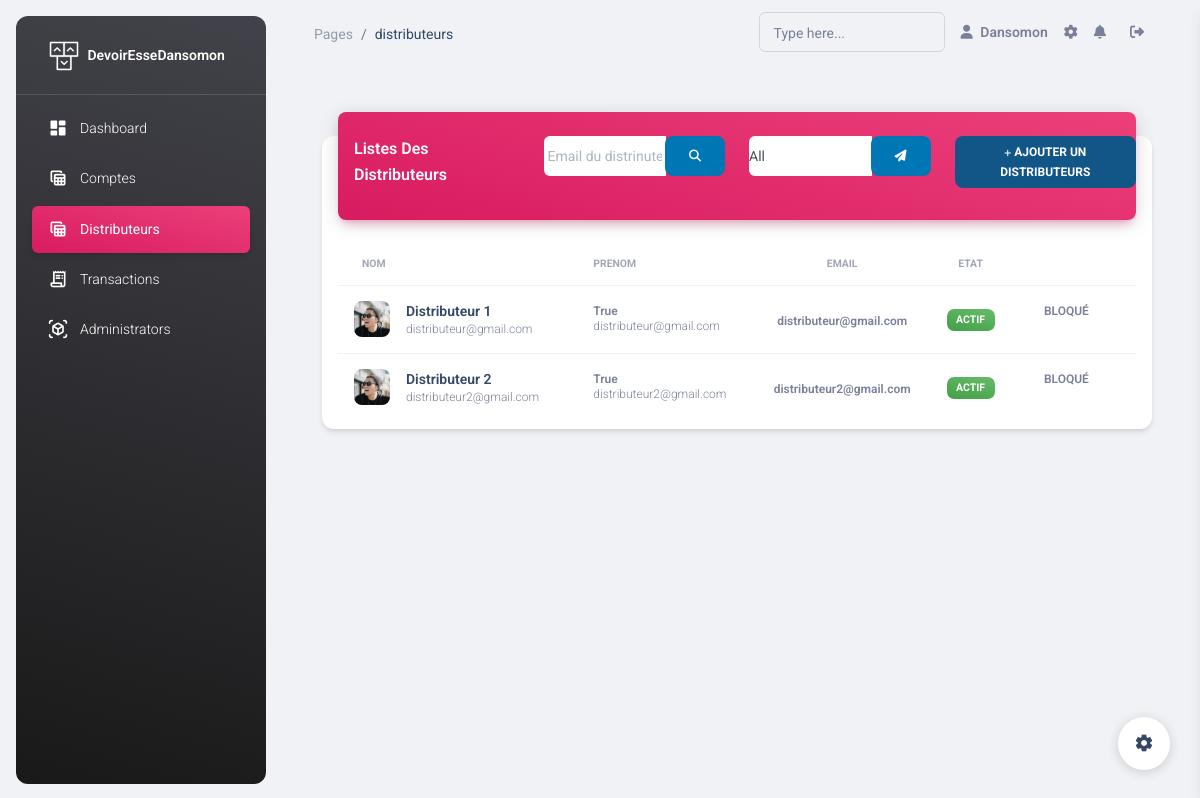
The app's page /dashboard/distributeurs (signed in) with its own data.
### models/distributeur.py (models this page shows, shortened)
class Distributeur(db.Model):
    __tablename__ = 'distributeur'
    id = db.Column(db.Integer, primary_key=True)
    nom = db.Column(db.String(80), nullable=False)
    prenom = db.Column(db.String(80), nullable=False)
    email = db.Column(db.String(120), unique=True)
    password = db.Column(db.String(255), nullable=False)
    etat = db.Column(db.Boolean, default=True)
    role = db.Column(db.String(20), nullable=False, default='distributeur')

### routes/admin_routes.py (the view)
@app.route("/dashboard/distributeurs", methods=["GET", "POST"])
def distributeurs():
    return admin_controller.distributeurs(request)

### templates/admin/distributeurs.html (shortened to what this page needs)
{% extends 'includes/layout.html' %}
{% block content %}
    <div class="container-fluid py-4">
        <div class="row">
            <div class="col-12">
                <div class="card my-4">
                    <div class="card-header p-0 position-relative mt-n4 mx-3 z-index-2">
                        <div class="bg-gradient-primary shadow-primary border-radius-lg pt-4 pb-3">
                            <div class="row">
                                <div class="col-lg-3">
                                    <h6 class="text-white text-capitalize ps-3">Listes des distributeurs</h6>
                                </div>
                                <div class="col-lg-3">
                                    <form method="post" action="{{ url_for('distributeurs') }}">
                                        <div class="input-group btn-instagram">
                                            <input type="email" name="email" class="form-control px-1"
                                                   placeholder="Email du distrinuteur"
                                                   style="background-color: white; height: 40px">
                                            <div class="input-group-append">
                                                <button class="btn btn-linkedin" type="submit">
                                                    <i class="fas fa-search"></i>
                                                </button>
                                            </div>
                                        </div>
                                    </form>
                                </div>
                                <div class="col-lg-3">
                                    <form method="POST" action="{{ url_for('distributeurs') }}">
                                        <div class="input-group btn-instagram">
                                            <select name="etat" class="form-control"
                                                    style="background-color: white; height: 40px">
                                                <option value="all">All</option>
                                            </select>
                                            <div class="input-group-append">
                                                <button class="btn btn-linkedin" type="submit">
                                                    <i class="fa fa-paper-plane"></i>
                                                </button>
                                            </div>
                                        </div>
                                    </form>
                                </div>
                                <div class="col-lg-3">
                                    <div class="">
                                        <div class="float-right">
                                            <a href="{{ url_for('dashboard') }}"
                                               class="btn btn-instagram btn-sm text-white">
                                                <i class="fas fa-plus"></i> Ajouter un distributeurs
                                            </a>
                                        </div>
                                    </div>
                                </div>
                            </div>
                        </div>
                        <div class="card-body px-0 pb-2">
                            <div class="table-responsive p-0">
                                <table class="table align-items-center mb-0">
                                    <thead>
                                    <tr>
                                        <th class="text-uppercase text-secondary text-xxs font-weight-bolder opacity-7">
                                            Nom
                                        </th>
                                        <th class="text-uppercase text-secondary text-xxs font-weight-bolder opacity-7 ps-2">
                                            Prenom
                                        </th>
                                        <th class="text-center text-uppercase text-secondary text-xxs font-weight-bolder opacity-7">
                                            Email
                                        </th>
                                        <th class="text-center text-uppercase text-secondary text-xxs font-weight-bolder opacity-7">
                                            etat
                                        </th>
                                        <th class="text-secondary opacity-7"></th>
                                    </tr>
                                    </thead>
                                    <tbody>
                                    {% for distributeur in distributeurs %}
                                        <tr>
                                            <td>
                                                <div class="d-flex px-2 py-1">
                                                    <div>
                                                        <img src="{{ url_for('static', filename='assets/img/team-2.jpg') }}"
                                                             class="avatar avatar-sm me-3 border-radius-lg"
                                                             alt="user1">
                                                    </div>
                                                    <div class="d-flex flex-column justify-content-center">
                                                        <h6 class="mb-0 text-sm"> {{ distributeur.nom }} </h6>
                                                        <p class="text-xs text-secondary mb-0">{{ distributeur.email }}</p>
                                                    </div>
                                                </div>
                                            </td>
                                            <td>
                                                <p class="text-xs font-weight-bold mb-0">{{ distributeur.etat }}</p>
                                                <p class="text-xs text-secondary mb-0">{{ distributeur.email }}</p>
                                            </td>
                                        <td class="align-middle text-center">
                                                <span class="text-secondary text-xs font-weight-bold">{{ distributeur.email }}</span>
                                            </td>
                                            <td class="align-middle text-center text-sm">
                                            <span class="badge badge-sm       {% if distributeur.etat == True %}
                                                    bg-gradient-success
                                                {% else %}
                                                    bg-gradient-secondary
                                                {% endif %} ">
                                                {% if distributeur.etat == True %}
                                                    Actif
                                                {% else %}
                                                    Bloqué
                                                {% endif %}
                                            </span>
                                            </td>
                                            <td class="align-middle">
                                                <a href="{{ url_for('distributeur', id=distributeur.id) }}"
                                                   class="text-secondary font-weight-bold text-xs btn"
                                                   data-toggle="tooltip" data-original-title="Edit user">
                                                    {% if distributeur.etat == True %}
                                                        Bloqué
                                                    {% else %}
                                                        Débloqué
                                                    {% endif %}
                                                </a>
                                            </td>
                                        </tr>
                                    {% endfor %}
                                    </tbody>
                                </table>
                            </div>
                        </div>
                    </div>
                </div>
            </div>
        </div>
    </div>
{% endblock %}

### templates/includes/layout.html (shortened to what this page needs)
<!doctype html>
<html lang="fr">
<head>
    <link href="{{ url_for('static', filename='assets/css/nucleo-icons.css') }}" rel="stylesheet"/>
    <link href="{{ url_for('static', filename='assets/css/nucleo-svg.css') }}" rel="stylesheet"/>
    <link id="pagestyle" href="{{ url_for('static', filename='assets/css/material-dashboard.css') }}?v=3.0.2"
          rel="stylesheet"/>
</head>
<body class="g-sidenav-show  bg-gray-200">
{% include 'includes/sidebar.html' %}
<main class="main-content position-relative max-height-vh-100 h-100 border-radius-lg ">
    {% include 'includes/navbar.html' %}
    <div class="container-fluid py-4">
        <div>{% block content %}{% endblock %}</div>
    </div>
</main>
{% include 'includes/footer.html' %}
</body>
</html>

### templates/includes/sidebar.html (shortened to what this page needs)
<aside class="sidenav navbar navbar-vertical navbar-expand-xs border-0 border-radius-xl my-3 fixed-start ms-3   bg-gradient-dark"
       id="sidenav-main">
    <div class="sidenav-header">
        <a class="navbar-brand m-0" href=" https://demos.creative-tim.com/material-dashboard/pages/dashboard "
           target="_blank">
            <img src="{{ url_for('static', filename='assets/img/logo-ct.png') }}" class="navbar-brand-img h-100"
                 alt="main_logo">
            <span class="ms-1 font-weight-bold text-white">DevoirEsseDansomon</span>
        </a>
    </div>
    <hr class="horizontal light mt-0 mb-2">
    {% if session['user_connect']['role']== 'admin' %}
        <div class="collapse navbar-collapse  w-auto " id="sidenav-collapse-main">
            <ul class="navbar-nav">
                <li class="nav-item">
                    <a class="nav-link text-white {% if session['page']== 'dashboard' %} active bg-gradient-primary {% endif %} "
                       href="{{ url_for('dashboard') }}">
                        <div class="text-white text-center me-2 d-flex align-items-center justify-content-center">
                            <i class="material-icons opacity-10">dashboard</i>
                        </div>
                        <span class="nav-link-text ms-1">Dashboard</span>
                    </a>
                </li>
                <li class="nav-item">
                    <a class="nav-link text-white {% if session['page']== 'comptes' %} active bg-gradient-primary {% endif %} "
                       href="{{ url_for('comptes') }}">
                        <div class="text-white text-center me-2 d-flex align-items-center justify-content-center">
                            <i class="material-icons opacity-10">table_view</i>
                        </div>
                        <span class="nav-link-text ms-1">Comptes</span>
                    </a>
                </li>
                <li class="nav-item">
                    <a class="nav-link text-white {% if session['page']== 'distributeurs' %} active bg-gradient-primary {% endif %} "
                       href="{{ url_for('distributeurs') }}">
                        <div class="text-white text-center me-2 d-flex align-items-center justify-content-center">
                            <i class="material-icons opacity-10">table_view</i>
                        </div>
                        <span class="nav-link-text ms-1">Distributeurs</span>
                    </a>
                </li>
                <li class="nav-item">
                    <a class="nav-link text-white {% if session['page']== 'transactions' %} active bg-gradient-primary {% endif %}"
                       href="{{ url_for('transactions') }}">
                        <div class="text-white text-center me-2 d-flex align-items-center justify-content-center">
                            <i class="material-icons opacity-10">receipt_long</i>
                        </div>
                        <span class="nav-link-text ms-1">Transactions</span>
                    </a>
                </li>
                <li class="nav-item">
                    <a class="nav-link text-white {% if session['page']== 'admins' %} active bg-gradient-primary {% endif %} "
                       href="{{ url_for('admins') }}">
                        <div class="text-white text-center me-2 d-flex align-items-center justify-content-center">
                            <i class="material-icons opacity-10">view_in_ar</i>
                        </div>
                        <span class="nav-link-text ms-1">Administrators</span>
                    </a>
                </li>
            </ul>
        </div>
    {% else %}
        Pas autorisé
    {% endif %}
</aside>

### templates/includes/navbar.html (shortened to what this page needs)
<nav class="navbar navbar-main navbar-expand-lg px-0 mx-4 shadow-none border-radius-xl" id="navbarBlur"
     navbar-scroll="true">
    <div class="container-fluid py-1 px-3">
        <nav aria-label="breadcrumb">
            <ol class="breadcrumb bg-transparent mb-0 pb-0 pt-1 px-0 me-sm-6 me-5">
                <li class="breadcrumb-item text-sm"><a class="opacity-5 text-dark" href="javascript:;">Pages</a></li>
                <li class="breadcrumb-item text-sm text-dark active" aria-current="page">{{ session['page'] }}</li>
            </ol>
        </nav>
        <div class="collapse navbar-collapse mt-sm-0 mt-2 me-md-0 me-sm-4" id="navbar">
            <div class="ms-md-auto pe-md-3 d-flex align-items-center">
                <div class="input-group input-group-outline">
                    <label class="form-label">Type here...</label>
                    <input type="text" class="form-control" height="10px">
                </div>
            </div>
            <ul class="navbar-nav  justify-content-end">
                <li class="nav-item d-flex align-items-center">
                    <a href="javascript:;" class="nav-link text-body font-weight-bold px-0">
                        <i class="fa fa-user me-sm-1"></i>
                        <span class="d-sm-inline d-none">
                            {% if session['user_connect'] %}
                                {{ session['user_connect']['nom'] }}
                            {% endif %}
                        </span>
                    </a>
                </li>
                <li class="nav-item px-3 d-flex align-items-center">
                    <a href="javascript:;" class="nav-link text-body p-0">
                        <i class="fa fa-cog fixed-plugin-button-nav cursor-pointer"></i>
                    </a>
                </li>
                <li class="nav-item dropdown pe-2 d-flex align-items-center">
                    <a href="javascript:;" class="nav-link text-body p-0" id="dropdownMenuButton"
                       data-bs-toggle="dropdown" aria-expanded="false">
                        <i class="fa fa-bell cursor-pointer"></i>
                    </a>
                </li>
                <li class="nav-item px-3 d-flex align-items-center">
                    <a href="{{ url_for('logout') }}" class="nav-link text-body p-0">
                        <i class="fa fa-sign-out"></i>
                    </a>
                </li>
            </ul>
        </div>
    </div>
</nav>

### templates/includes/footer.html (shortened to what this page needs)
<div class="fixed-plugin">
    <a class="fixed-plugin-button text-dark position-fixed px-3 py-2">
        <i class="material-icons py-2">settings</i>
    </a>
</div>

### records on screen
Distributeur: nom "Distributeur 1", email "distributeur@gmail.com", etat "True", shows "ACTIF", shows "BLOQUÉ"
Distributeur: nom "Distributeur 2", email "distributeur2@gmail.com", etat "True", shows "ACTIF", shows "BLOQUÉ"

### other values on screen
{{ session['page'] }} "distributeurs"
{{ session['user_connect']['nom'] }} "Dansomon"
